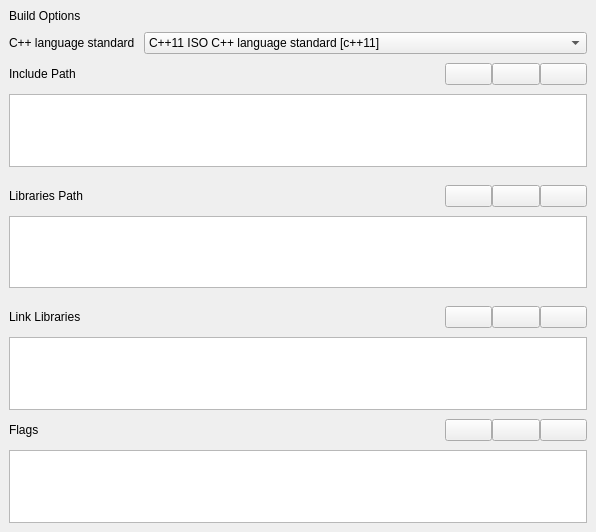
<?xml version="1.0" encoding="UTF-8"?>
<ui version="4.0">
 <class>SDBuildOptions</class>
 <widget class="QWidget" name="SDBuildOptions">
  <property name="windowModality">
   <enum>Qt::ApplicationModal</enum>
  </property>
  <property name="geometry">
   <rect>
    <x>0</x>
    <y>0</y>
    <width>596</width>
    <height>532</height>
   </rect>
  </property>
  <property name="windowTitle">
   <string>SimDSP - Build Options</string>
  </property>
  <property name="windowIcon">
   <iconset resource="../../simdspresources.qrc">
    <normaloff>:/resources/images/icons/simdsp.png</normaloff>:/resources/images/icons/simdsp.png</iconset>
  </property>
  <layout class="QGridLayout" name="gridLayout">
   <property name="leftMargin">
    <number>9</number>
   </property>
   <property name="topMargin">
    <number>9</number>
   </property>
   <property name="rightMargin">
    <number>9</number>
   </property>
   <property name="bottomMargin">
    <number>9</number>
   </property>
   <property name="spacing">
    <number>9</number>
   </property>
   <item row="2" column="0">
    <layout class="QGridLayout" name="gridLayoutInclude" columnstretch="3,1" columnminimumwidth="0,0">
     <property name="leftMargin">
      <number>0</number>
     </property>
     <property name="topMargin">
      <number>0</number>
     </property>
     <item row="0" column="0">
      <widget class="QLabel" name="labelInclude">
       <property name="text">
        <string>Include Path</string>
       </property>
      </widget>
     </item>
     <item row="0" column="1">
      <layout class="QHBoxLayout" name="horizontalLayout">
       <property name="spacing">
        <number>0</number>
       </property>
       <property name="leftMargin">
        <number>0</number>
       </property>
       <property name="topMargin">
        <number>0</number>
       </property>
       <property name="rightMargin">
        <number>0</number>
       </property>
       <property name="bottomMargin">
        <number>0</number>
       </property>
       <item>
        <widget class="QPushButton" name="addInclude">
         <property name="toolTip">
          <string>Add Include Path</string>
         </property>
         <property name="text">
          <string/>
         </property>
         <property name="icon">
          <iconset resource="../../simdspresources.qrc">
           <normaloff>:/resources/images/icons/add.png</normaloff>:/resources/images/icons/add.png</iconset>
         </property>
         <property name="iconSize">
          <size>
           <width>16</width>
           <height>16</height>
          </size>
         </property>
        </widget>
       </item>
       <item>
        <widget class="QPushButton" name="editInclude">
         <property name="toolTip">
          <string>Edit Include Path</string>
         </property>
         <property name="text">
          <string/>
         </property>
         <property name="icon">
          <iconset resource="../../simdspresources.qrc">
           <normaloff>:/resources/images/icons/edit.png</normaloff>:/resources/images/icons/edit.png</iconset>
         </property>
         <property name="iconSize">
          <size>
           <width>16</width>
           <height>16</height>
          </size>
         </property>
        </widget>
       </item>
       <item>
        <widget class="QPushButton" name="removeInclude">
         <property name="toolTip">
          <string>Remove Include Path</string>
         </property>
         <property name="text">
          <string/>
         </property>
         <property name="icon">
          <iconset resource="../../simdspresources.qrc">
           <normaloff>:/resources/images/icons/remove.png</normaloff>:/resources/images/icons/remove.png</iconset>
         </property>
         <property name="iconSize">
          <size>
           <width>16</width>
           <height>16</height>
          </size>
         </property>
        </widget>
       </item>
      </layout>
     </item>
     <item row="1" column="0" colspan="2">
      <widget class="QListWidget" name="listWidgetInclude">
       <property name="selectionMode">
        <enum>QAbstractItemView::ExtendedSelection</enum>
       </property>
      </widget>
     </item>
    </layout>
   </item>
   <item row="3" column="0">
    <layout class="QGridLayout" name="gridLayoutLibraries" columnstretch="3,1" columnminimumwidth="0,0">
     <property name="leftMargin">
      <number>0</number>
     </property>
     <property name="topMargin">
      <number>9</number>
     </property>
     <property name="bottomMargin">
      <number>9</number>
     </property>
     <item row="0" column="1">
      <layout class="QHBoxLayout" name="horizontalLayout_2">
       <property name="spacing">
        <number>0</number>
       </property>
       <item>
        <widget class="QPushButton" name="addLibrary">
         <property name="toolTip">
          <string>Add Library Path</string>
         </property>
         <property name="text">
          <string/>
         </property>
         <property name="icon">
          <iconset resource="../../simdspresources.qrc">
           <normaloff>:/resources/images/icons/add.png</normaloff>:/resources/images/icons/add.png</iconset>
         </property>
         <property name="iconSize">
          <size>
           <width>16</width>
           <height>16</height>
          </size>
         </property>
        </widget>
       </item>
       <item>
        <widget class="QPushButton" name="editLibrary">
         <property name="toolTip">
          <string>Edit Library Path</string>
         </property>
         <property name="text">
          <string/>
         </property>
         <property name="icon">
          <iconset resource="../../simdspresources.qrc">
           <normaloff>:/resources/images/icons/edit.png</normaloff>:/resources/images/icons/edit.png</iconset>
         </property>
         <property name="iconSize">
          <size>
           <width>16</width>
           <height>16</height>
          </size>
         </property>
        </widget>
       </item>
       <item>
        <widget class="QPushButton" name="removeLibrary">
         <property name="toolTip">
          <string>Remove Library Path</string>
         </property>
         <property name="text">
          <string/>
         </property>
         <property name="icon">
          <iconset resource="../../simdspresources.qrc">
           <normaloff>:/resources/images/icons/remove.png</normaloff>:/resources/images/icons/remove.png</iconset>
         </property>
         <property name="iconSize">
          <size>
           <width>16</width>
           <height>16</height>
          </size>
         </property>
        </widget>
       </item>
      </layout>
     </item>
     <item row="0" column="0">
      <widget class="QLabel" name="labelLibraries">
       <property name="text">
        <string>Libraries Path</string>
       </property>
      </widget>
     </item>
     <item row="1" column="0" colspan="2">
      <widget class="QListWidget" name="listWidgetLibraries">
       <property name="selectionMode">
        <enum>QAbstractItemView::ExtendedSelection</enum>
       </property>
      </widget>
     </item>
    </layout>
   </item>
   <item row="5" column="0">
    <layout class="QGridLayout" name="gridLayoutFlags" columnstretch="3,1">
     <property name="topMargin">
      <number>0</number>
     </property>
     <item row="0" column="1">
      <layout class="QHBoxLayout" name="horizontalLayout_4">
       <property name="spacing">
        <number>0</number>
       </property>
       <property name="topMargin">
        <number>0</number>
       </property>
       <item>
        <widget class="QPushButton" name="addFlags">
         <property name="text">
          <string/>
         </property>
         <property name="icon">
          <iconset resource="../../simdspresources.qrc">
           <normaloff>:/resources/images/icons/add.png</normaloff>:/resources/images/icons/add.png</iconset>
         </property>
        </widget>
       </item>
       <item>
        <widget class="QPushButton" name="editFlags">
         <property name="text">
          <string/>
         </property>
         <property name="icon">
          <iconset resource="../../simdspresources.qrc">
           <normaloff>:/resources/images/icons/edit.png</normaloff>:/resources/images/icons/edit.png</iconset>
         </property>
        </widget>
       </item>
       <item>
        <widget class="QPushButton" name="removeFlags">
         <property name="text">
          <string/>
         </property>
         <property name="icon">
          <iconset resource="../../simdspresources.qrc">
           <normaloff>:/resources/images/icons/remove.png</normaloff>:/resources/images/icons/remove.png</iconset>
         </property>
        </widget>
       </item>
      </layout>
     </item>
     <item row="0" column="0">
      <widget class="QLabel" name="labelFlags">
       <property name="text">
        <string>Flags</string>
       </property>
      </widget>
     </item>
     <item row="1" column="0" colspan="2">
      <widget class="QListWidget" name="listWidgetFlags"/>
     </item>
    </layout>
   </item>
   <item row="0" column="0">
    <layout class="QVBoxLayout" name="verticalLayout">
     <property name="spacing">
      <number>0</number>
     </property>
     <item>
      <widget class="QLabel" name="label">
       <property name="text">
        <string>Build Options</string>
       </property>
      </widget>
     </item>
    </layout>
   </item>
   <item row="4" column="0">
    <layout class="QGridLayout" name="gridLayoutLib" columnstretch="3,1">
     <property name="topMargin">
      <number>0</number>
     </property>
     <property name="bottomMargin">
      <number>0</number>
     </property>
     <item row="0" column="0">
      <widget class="QLabel" name="labelLib">
       <property name="text">
        <string>Link Libraries</string>
       </property>
      </widget>
     </item>
     <item row="0" column="1">
      <layout class="QHBoxLayout" name="horizontalLayout_3">
       <property name="spacing">
        <number>0</number>
       </property>
       <item>
        <widget class="QPushButton" name="addLib">
         <property name="toolTip">
          <string>Add Link Library</string>
         </property>
         <property name="text">
          <string/>
         </property>
         <property name="icon">
          <iconset resource="../../simdspresources.qrc">
           <normaloff>:/resources/images/icons/add.png</normaloff>:/resources/images/icons/add.png</iconset>
         </property>
         <property name="iconSize">
          <size>
           <width>16</width>
           <height>16</height>
          </size>
         </property>
        </widget>
       </item>
       <item>
        <widget class="QPushButton" name="editLib">
         <property name="toolTip">
          <string>Edit Link Library</string>
         </property>
         <property name="text">
          <string/>
         </property>
         <property name="icon">
          <iconset resource="../../simdspresources.qrc">
           <normaloff>:/resources/images/icons/edit.png</normaloff>:/resources/images/icons/edit.png</iconset>
         </property>
         <property name="iconSize">
          <size>
           <width>16</width>
           <height>16</height>
          </size>
         </property>
        </widget>
       </item>
       <item>
        <widget class="QPushButton" name="removeLib">
         <property name="toolTip">
          <string>Remove Link Library</string>
         </property>
         <property name="text">
          <string/>
         </property>
         <property name="icon">
          <iconset resource="../../simdspresources.qrc">
           <normaloff>:/resources/images/icons/remove.png</normaloff>:/resources/images/icons/remove.png</iconset>
         </property>
         <property name="iconSize">
          <size>
           <width>16</width>
           <height>16</height>
          </size>
         </property>
        </widget>
       </item>
      </layout>
     </item>
     <item row="1" column="0" colspan="2">
      <widget class="QListWidget" name="listWidgetLib">
       <property name="selectionMode">
        <enum>QAbstractItemView::ExtendedSelection</enum>
       </property>
      </widget>
     </item>
    </layout>
   </item>
   <item row="1" column="0">
    <layout class="QFormLayout" name="formLayout">
     <property name="leftMargin">
      <number>0</number>
     </property>
     <property name="topMargin">
      <number>0</number>
     </property>
     <item row="0" column="0">
      <widget class="QLabel" name="labelStandard">
       <property name="text">
        <string>C++ language standard</string>
       </property>
      </widget>
     </item>
     <item row="0" column="1">
      <widget class="QComboBox" name="comboBoxStd">
       <item>
        <property name="text">
         <string>C++11 ISO C++ language standard [c++11]</string>
        </property>
       </item>
       <item>
        <property name="text">
         <string>C++14 ISO C++ language standard [c++14]</string>
        </property>
       </item>
       <item>
        <property name="text">
         <string>C++0x ISO C++ language standard [c++0x]</string>
        </property>
       </item>
       <item>
        <property name="text">
         <string>1998 ISO C++ language standard [c++98]</string>
        </property>
       </item>
      </widget>
     </item>
    </layout>
   </item>
  </layout>
 </widget>
 <resources>
  <include location="../../simdspresources.qrc"/>
 </resources>
 <connections/>
</ui>
